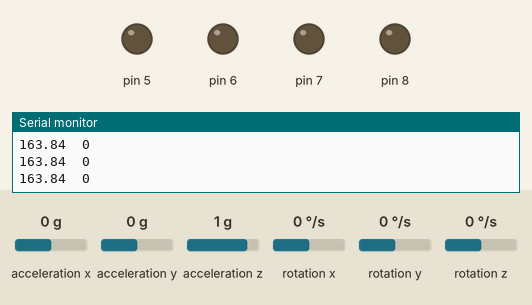
Recording of a sketch running on a simulated Arduino Uno, built with avr-gcc and run on an emulated ATmega328P. On the bench: output pins drawn as LEDs (lit = HIGH), the last lines printed to the serial monitor. The test bench sets the inputs (shaded band); at power-on: acceleration x 0 g, acceleration y 0 g, acceleration z 1 g, rotation x 0 °/s, rotation y 0 °/s, rotation z 0 °/s.

Above: at 1.2 s.
1.3 s: acceleration x set to -1.4 g
At 2.4 s:
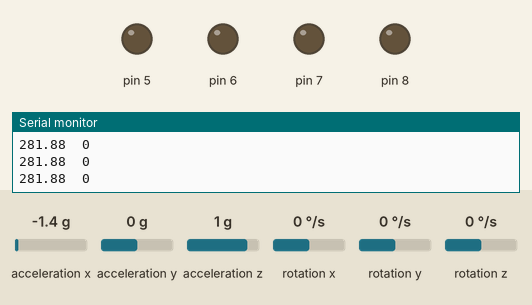
2.9 s: acceleration y set to -1.4 g
At 4.0 s:
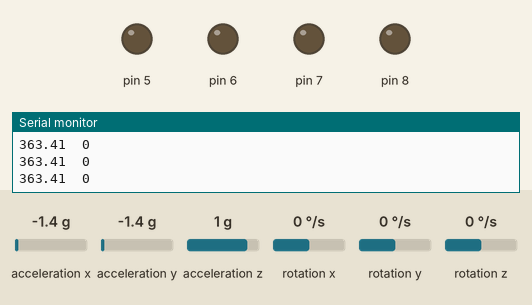
Timing chart, 0 to 5.9 s (numbered marks = the images above; inputs shaded):
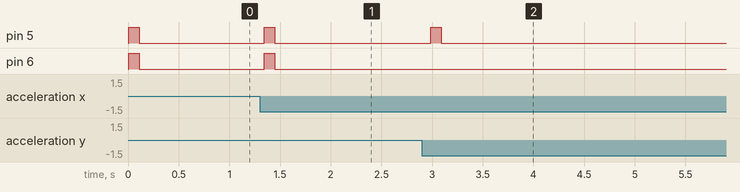

The sketch:

misura_urti.ino
```cpp
/* ============================================
https://github.com/electroniccats/mpu6050

*/

// I2Cdev and MPU6050 must be installed as libraries, or else the .cpp/.h files
// for both classes must be in the include path of your project
#include "I2Cdev.h"
#include "MPU6050.h"
#include "Wire.h"

// AD0 low = 0x68 (default for InvenSense evaluation board)
// AD0 high = 0x69
MPU6050 accelgyro(0x68);

// uncomment "OUTPUT_BINARY_ACCELGYRO" to send all 6 axes of data as 16-bit
// binary, one right after the other. This is very fast (as fast as possible
// without compression or data loss), and easy to parse, but impossible to read
// for a human.
//#define OUTPUT_BINARY_ACCELGYRO
#define OUTPUT_READABLE_ACCELGYRO

void setup() {
  pinMode(5, OUTPUT);
  pinMode(6, OUTPUT);
  pinMode(7, OUTPUT);
  pinMode(8, OUTPUT);

  Wire.begin();
  Serial.begin(9600);

  accelgyro.initialize();

  // verify connection
  Serial.println("Testing device connections...");
  Serial.println(accelgyro.testConnection() ? "MPU6050 connection successful" : "MPU6050 connection failed");

  // use the code below to change accel/gyro offset values
  /*
  Serial.println("Updating internal sensor offsets...");
  // -76	-2359	1688	0	0	0
  Serial.print(accelgyro.getXAccelOffset()); Serial.print("\t"); // -76
  Serial.print(accelgyro.getYAccelOffset()); Serial.print("\t"); // -2359
  Serial.print(accelgyro.getZAccelOffset()); Serial.print("\t"); // 1688
  Serial.print(accelgyro.getXGyroOffset()); Serial.print("\t"); // 0
  Serial.print(accelgyro.getYGyroOffset()); Serial.print("\t"); // 0
  Serial.print(accelgyro.getZGyroOffset()); Serial.print("\t"); // 0
  Serial.print("\n");
  accelgyro.setXGyroOffset(220);
  accelgyro.setYGyroOffset(76);
  accelgyro.setZGyroOffset(-85);
  Serial.print(accelgyro.getXAccelOffset()); Serial.print("\t"); // -76
  Serial.print(accelgyro.getYAccelOffset()); Serial.print("\t"); // -2359
  Serial.print(accelgyro.getZAccelOffset()); Serial.print("\t"); // 1688
  Serial.print(accelgyro.getXGyroOffset()); Serial.print("\t"); // 0
  Serial.print(accelgyro.getYGyroOffset()); Serial.print("\t"); // 0
  Serial.print(accelgyro.getZGyroOffset()); Serial.print("\t"); // 0
  Serial.print("\n");
  */
}

int ax, ay, az;
float x, y, z;
float magn, pmagn, bump;

void loop() {
    // read raw accel/gyro measurements from device
    accelgyro.getAcceleration(&ax, &ay, &az);
    x = ((float)ax) / 100.0;
    y = ((float)ay) / 100.0;
    z = ((float)az) / 100.0;
    magn = sqrt(x*x + y*y + z*z);

    bump = abs(magn - pmagn);
    int level = (bump/15.0);
    Serial.print(magn); Serial.print("\t");
    Serial.print(level); Serial.println(" ");

    digitalWrite(5, LOW);
    digitalWrite(6, LOW);
    digitalWrite(7, LOW);
    digitalWrite(8, LOW);
    if (level > 1) digitalWrite(5, HIGH);
    if (level > 5) digitalWrite(6, HIGH);
    if (level > 10) digitalWrite(7, HIGH);
    if (level > 20) digitalWrite(8, HIGH);

    pmagn = magn;

/*    Serial.print(x); Serial.print("\t");
    Serial.print(y); Serial.print("\t");
    Serial.print(z); Serial.print("\t");
    Serial.print(magn); Serial.println(" ");
    */

  delay(100);
}
```

Measured:
- after the input at 1.3 s, pin 5, pin 6: LOW → HIGH after 0.05 s, → LOW 0.10 s later
- after the input at 2.9 s, pin 5: LOW → HIGH after 0.09 s, → LOW 0.10 s later
